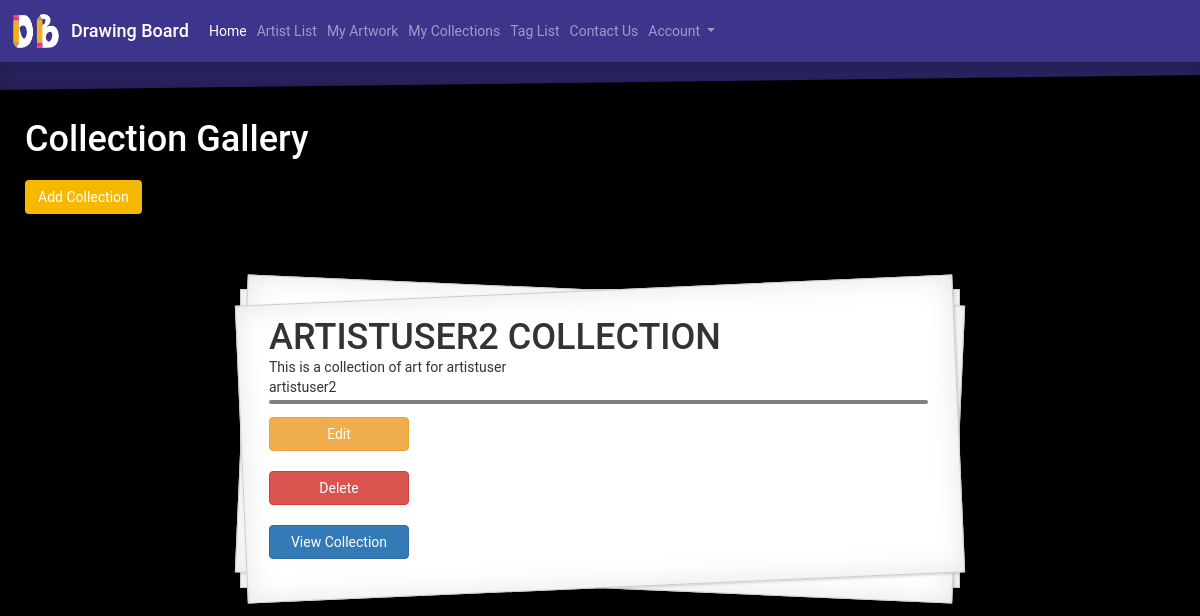
The app's page /collection_list (signed in) with its own data.
### gallery/models.py (models this page shows, shortened)
class Collection(models.Model):
    collection_name = models.CharField(max_length=200)
    collection_description = models.TextField(max_length=280, null=True, blank=True)
    collection_artist = models.ForeignKey('Artist', on_delete=models.CASCADE)
    artwork = models.ManyToManyField(Artwork, blank=True)

class Artist(models.Model):
    user = models.OneToOneField(User, on_delete=models.CASCADE)
    artist_role = models.BooleanField(default=False)
    description = models.TextField(max_length=280, null=True, blank=True)  # this is the default for all descriptions
    profile_picture = models.ImageField(upload_to='images/', null=True, blank=True)
    def __str__(self):
        return f'{self.user}'

### gallery/views.py (the view)
# urls.py: path('collection_list', views.collection_list, name='collection_list'),
def collection_list(request):
    collection = Collection.objects.all()
    return render(request, 'gallery/collection_list.html',
                  {'collections': collection})

### gallery/templates/gallery/collection_list.html (shortened to what this page needs)
<!DOCTYPE html>
<html lang="en">
{% extends 'gallery/base.html' %}
{% load static %}
{% block content %}
    <head>
    </head>
    <body style="min-width: 411px">
    <div style="top: 70px; position: relative; z-index: 0">
        <h1 style="color: white; left: 25px; position: relative">Collection Gallery</h1>
        <a href="{% url 'gallery:collection_new' %}" class="btn btn-dark" style="background-color: #f7b801; left: 25px; margin-top: 10px; position: relative">Add Collection</a>
        {% for collection in collections %}
            {% if request.user.is_superuser or user.get_username == collection.collection_artist|stringformat:"s" %}
                <div class="Card">
                    <div class="Card-body">
                        <h1 class="Card-title">{{ collection.collection_name }}</h1>
                        <p class="Card-description">
                            {{ collection.collection_description }}
                            <br>
                            {{ collection.collection_artist }}
                        <hr style="border: 2px solid black; border-radius: 3px; opacity: .5; margin: 3px; margin-left: 0; position: relative"></p>
                        {% if request.user.is_superuser or user.get_username == collection.collection_artist|stringformat:"s" %}
                            <a href="{% url 'gallery:collection_edit' pk=collection.pk %}" class="btn btn-warning" style="width: 10em">Edit</a>
                            <br style="margin: 1px; position: relative">
                            <a href="{% url 'gallery:collection_delete' pk=collection.pk %}" onclick="return confirm('Are you sure you want to delete?')" class="btn btn-danger" style="width: 10em">Delete</a>
                            <br style="margin: 1px; position: relative">
                            <a href="{% url 'gallery:collection_view' pk=collection.pk %}" class="btn btn-primary" style="width: 10em">View Collection</a>
                        {% endif %}
                    </div>
                </div>
            {% endif %}
        {% endfor %}
    </div>
    </body>
    </html>
{% endblock %}

### gallery/templates/gallery/base.html (style rules this page uses)
body, html { font-family: 'Roboto', sans-serif; height: 100%; background-color: black; }

### gallery/templates/gallery/collection_list.html (style rules this page uses)
.Card { display: flex; justify-content: center; margin-top: 25px; width: 100%; min-height: 26rem; }
.Card-body { --margin: 2em; display: flex; flex-direction: column; justify-content: center; flex-basis: 60%; margin-top: var(--margin); margin-bottom: var(--margin); margin-left: -5em; padding: 0 1.4em; background-color: #fff; box-shadow: rgba(0,0,0,.2) 0 .2em .2em; }
.Card-title { margin-bottom: .4em; text-transform: uppercase; }
.Card-title, .Card-description { margin: 0; }
.Card-body, .Card-body:before, .Card-body:after { background-color: #fff; border: 1px solid #ccc; box-shadow: inset 0 0 30px rgba(0,0,0,0.1), 1px 1px 3px rgba(0,0,0,0.2); z-index: 4; }
.Card-body { position: relative; width: 100%; padding: 2em; margin: 50px auto; }
.Card-body:before, .Card-body:after { content: ""; position: absolute; left: 0; top: 0; width: 100%; height: 100%; -webkit-transform: rotateZ(2.5deg); -o-transform: rotate(2.5deg); transform: rotateZ(2.5deg); z-index: -1; }
.Card-body:after { -webkit-transform: rotateZ(-2.5deg); -o-transform: rotate(-2.5deg); transform: rotateZ(-2.5deg); }

### records on screen
Collection: collection_name "ARTISTUSER2 COLLECTION", collection_description "This is a collection of art for artistuser", collection_artist "artistuser2", shows "Edit"
